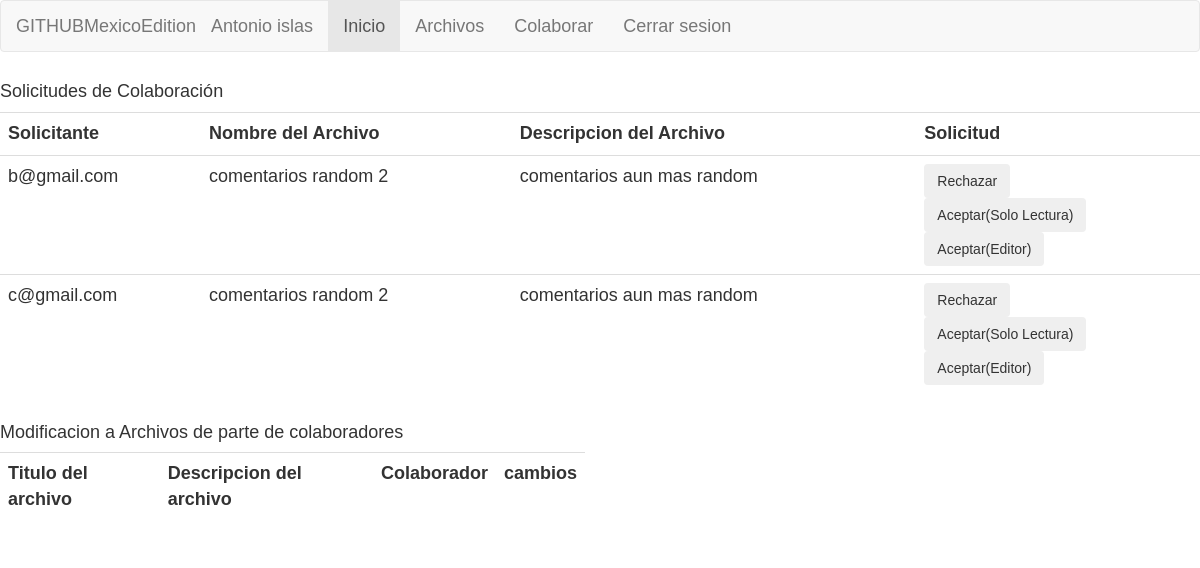
/ (signed in), run on an earlier commit of the app's database.
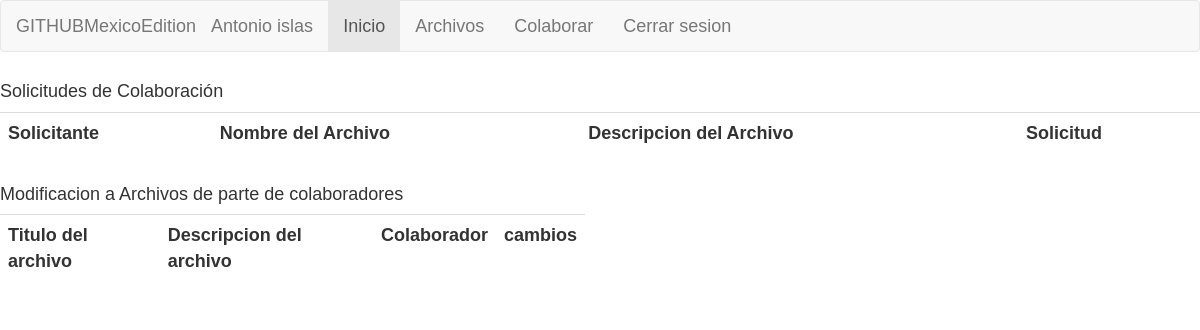
And on a later commit of the database.
### tables this page shows
CREATE TABLE `colaboradores` (
  `idCOLAB` int(10) NOT NULL,
  `idSolicitante` int(10) NOT NULL,
  `idARCH` int(10) NOT NULL,
  `estadoCOLAB` varchar(20) NOT NULL
);

CREATE TABLE `usuarios` (
  `idUSR` int(10) NOT NULL,
  `nombreUSR` varchar(50) NOT NULL,
  `passUSR` varchar(50) NOT NULL,
  `correoUSR` varchar(50) NOT NULL
);

CREATE TABLE `archivo` (
  `idARCH` int(10) NOT NULL,
  `id_propietario` int(10) NOT NULL,
  `fechaInicioARCH` datetime NOT NULL,
  `textoARCH` text NOT NULL,
  `tituloARCH` text NOT NULL,
  `tipoARCH` varchar(20) NOT NULL,
  `descARCH` text NOT NULL
);

### sesiones.php (called while the page is built, shortened)
<?php
class UserSession{
    public function getnomUsr(){
        return $_SESSION['nomUsr'];
    }
}
?>

### consultas.php (called while the page is built, shortened)
<?php
    function checarSolicitudes($idPropietario){
        $conexion = conectarDB();
        $consulta = "SELECT * FROM colaboradores INNER JOIN archivo on colaboradores.idARCH = archivo.idARCH LEFT JOIN usuarios ON colaboradores.idSolicitante = usuarios.idUSR WHERE archivo.id_propietario = '$idPropietario' AND colaboradores.estadoCOLAB='ESPERA'";
	    $resultado = mysqli_query( $conexion, $consulta ) or die ( "Algo ha ido mal en la consulta a la base de datos");
        $res = array();
        while ($columna = mysqli_fetch_array( $resultado )){
            $aux= array();
            array_push($aux, $columna['idCOLAB'], $columna['tituloARCH'], $columna['descARCH'], $columna['correoUSR']);
            array_push($res, $aux);
        }
        return $res;
    }
?>

### pantallaInicio.php (the view, shortened to what this page needs)
<!DOCTYPE html>
<html lang="es">
<head>
  <link rel="stylesheet" href="https://maxcdn.bootstrapcdn.com/bootstrap/3.4.0/css/bootstrap.min.css">
</head>
<body>
<?php
  include_once 'sesiones.php';
?>
    <nav class="navbar navbar-default">
    <div class="container-fluid">
        <div class="navbar-header">
        <a class="navbar-brand" href="#">GITHUBMexicoEdition</a>
        </div>
        <div class="navbar-header">
        <a class="navbar-brand" href="#"><?php echo $usrS->getnomUsr(); ?></a>
        </div>
        <ul class="nav navbar-nav">
        <li class="active"><a href="index.php">Inicio</a></li>
        <li><a href="archivosPrincipal.php">Archivos</a></li>
        <li><a href="ColaborarPrincipal.php">Colaborar</a></li>
        <li><a href="logout.php">Cerrar sesion</a></li>
        </ul>
    </div>
    </nav>
    <div class="row">
      <div class="col-sm-12">
        <h4>Solicitudes de Colaboración</h4>
        <table class="table">
          <tr>
            <th>Solicitante</th>
            <th>Nombre del Archivo</th>
            <th>Descripcion del Archivo</th>
            <th>Solicitud </th>
          </tr>
          <?php
            include_once 'consultas.php';
            $solicitudes = checarSolicitudes($usrS->getidUsr());
            foreach ($solicitudes as $key) {
              ?>
          <tr>
            <td><?php echo $key[3];?></td>
            <td><?php echo $key[1];?></td>
            <td><?php echo $key[2];?></td>
            <td>
            <div class="btn-group" role="group" aria-label="Basic example">
              <form action="respuestaSolicitudes.php" method="POST">
                <button type="submit" class="btn btn-secondary">Rechazar</button>
              </form>
              <form action="respuestaSolicitudes.php" method="POST">
                <button type="submit" class="btn btn-secondary">Aceptar(Solo Lectura)</button>
              </form>
              <form action="respuestaSolicitudes.php" method="POST">
                <button type="submit" class="btn btn-secondary">Aceptar(Editor)</button>
              </form>
            </div>
            </td>
          </tr>
<?php
  }
?>
        </table>
      </div>
    </div>
<div class="row">
  <div class="col-sm-6">
  <h4>Modificacion a Archivos de parte de colaboradores</h4>
  <table class="table">
    <tr>
      <th>
        Titulo del archivo
      </th>
      <th>
        Descripcion del archivo
      </th>
      <th>
        Colaborador
      </th>
      <th>
        cambios
      </th>
    </tr>
  </table>
  </div>
</div>
</body>
</html>

What changed in the data, as far as the page shows it:
no longer on this page (row edited): colaboradores: idSolicitante.correoUSR "b@gmail.com", idARCH.tituloARCH "comentarios random 2", idARCH.descARCH "comentarios aun mas random"
no longer on this page (row edited): colaboradores: idSolicitante.correoUSR "c@gmail.com", idARCH.tituloARCH "comentarios random 2", idARCH.descARCH "comentarios aun mas random"
